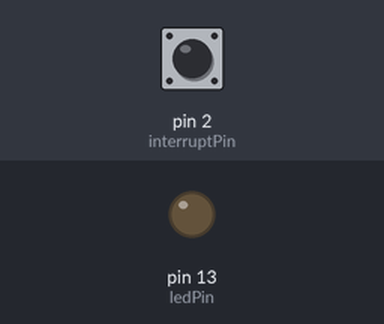
Recording of a sketch running on a simulated Arduino Uno, built with avr-gcc and run on an emulated ATmega328P. Shown: output pins drawn as LEDs (lit = HIGH). Inputs (shaded band) come from the test bench; at power-on: pin 2 (interruptPin) HIGH. What the sketch prints to the serial monitor is not drawn.

Above: at 1.2 s.
1.3 s: pin 2 (interruptPin) pulled LOW for 0.15 s
At 1.37 s:
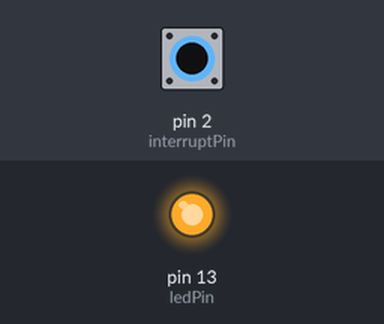
2.9 s: pin 2 (interruptPin) pulled LOW for 3.2 s
At 7.4 s:
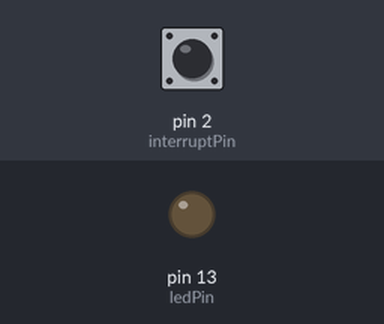
Timing chart, 0 to 8.9 s (numbered marks = the images above; inputs shaded):
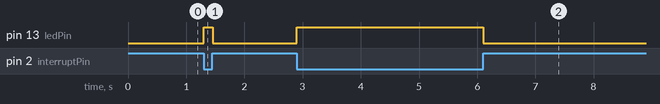

The sketch:

photoInt.ino
```cpp
const byte ledPin = 13;
const byte interruptPin = 2;
volatile byte state = LOW; // ensures that data is shared between ISR and main program
int n = 0;

void setup() {
  pinMode(ledPin, OUTPUT); //Sets LED to output
  pinMode(interruptPin, INPUT_PULLUP);
  attachInterrupt(digitalPinToInterrupt(interruptPin), blink, CHANGE);
  //reads interrupt pin- executes blink function if the photointerrupter state changes
  Serial.begin(9600);
}

void loop() {
  digitalWrite(ledPin, state); //makes LED HIGH or LOW depending on state of photointerrupter
 	 Serial.println(n); //prints when photointerrupter is being interrupted
}

void blink() {
  state = !state; //negates boolean
  n = n+1; //count up one with each change of photointerrupter
}
```

Measured:
- after the input at 1.3 s, pin 13 (ledPin): LOW → HIGH at once, → LOW 0.15 s later
- after the input at 2.9 s, pin 13 (ledPin): LOW → HIGH at once, → LOW 3.2 s later
